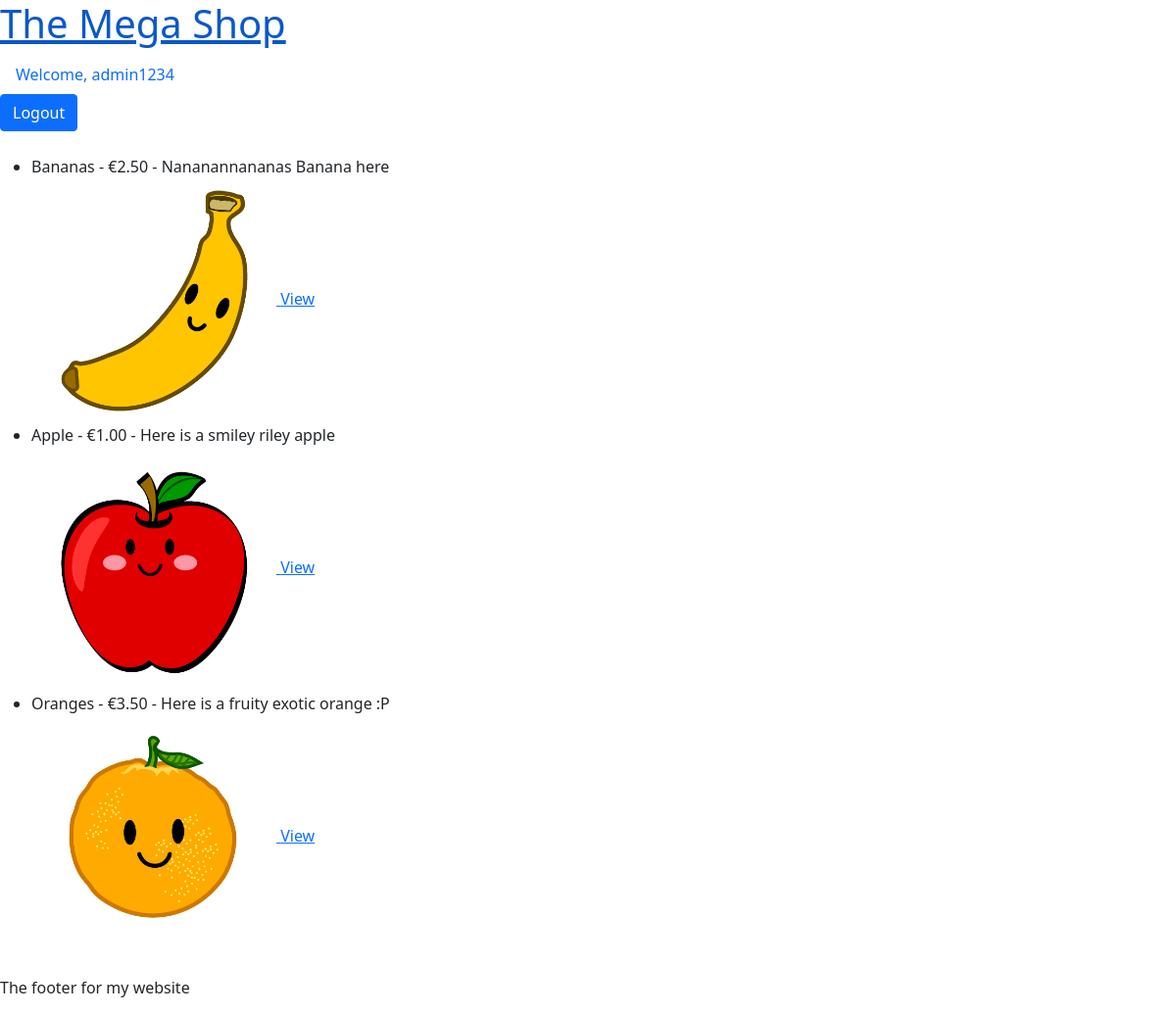
Screenshot of /products/ (signed in) with the database file from the repository.
### mikeshop/models.py (models this page shows)
class User(AbstractUser):
    pass

class Product(models.Model):
    id = models.AutoField(primary_key=True)
    name = models.CharField(max_length=200, null=False)
    description = models.TextField(null = False)
    price = models.DecimalField(max_digits=6, decimal_places=2, default=0.0)
    product_image = models.FileField(upload_to='products')

### mikeshop/views.py (the view)
# urls.py: path('products/',views.products,name='products'),
def products(request):
    products = Product.objects.all()
    return render(request, 'all_products.html', {'products':products})

### mikeshop/templates/all_products.html (shortened to what this page needs)
{% extends 'base.html' %}
{%block content%}
<ul>
    {% for p in products  %}
    <br>
        <li>{{ p.name }} - €{{p.price}} - {{p.description}}</li>
         <a href="/products/{{p.id}}">
             <img src="{{p.product_image.url}}" width="250" height="250">
             <a href="/products/{{p.id}}/">View</a>
        </a>
    {% endfor %}
</ul>
{%endblock%}

### mikeshop/templates/base.html (shortened to what this page needs)
<!DOCTYPE html>
<html lang="en">
<head>
    <link href="https://cdn.jsdelivr.net/npm/bootstrap@5.1.3/dist/css/bootstrap.min.css" rel="stylesheet">
</head>
<body>
    <header>
        <nav>
            <h1><a href="{% url 'index' %}">The Mega Shop</a></h1>
            {% if user.is_authenticated %}
            <a class="nav-link" href="#">Welcome, {{user.username}}</a>
            <a href="{% url 'logout' %}" class="btn btn-primary">Logout</a>
            {% else %}
            <a href="{% url 'login' %}" class="btn btn-primary">Login</a>
            <a href="{% url 'register' %}" class="btn btn-primary">Register</a>
            {% endif %}
        </nav>
    </header>
    <main>
        {% block content %}{% endblock %}
    </main>
    <footer>
        <p>The footer for my website</p>
    </footer>
</body>
</html>

### rows the page displays
User: username "admin1234"
Product: name "Bananas", price "2.50", description "Nananannananas Banana here", product_image (picture)
Product: name "Apple", price "1.00", description "Here is a smiley riley apple", product_image (picture)
Product: name "Oranges", price "3.50", description "Here is a fruity exotic orange :P", product_image (picture)
